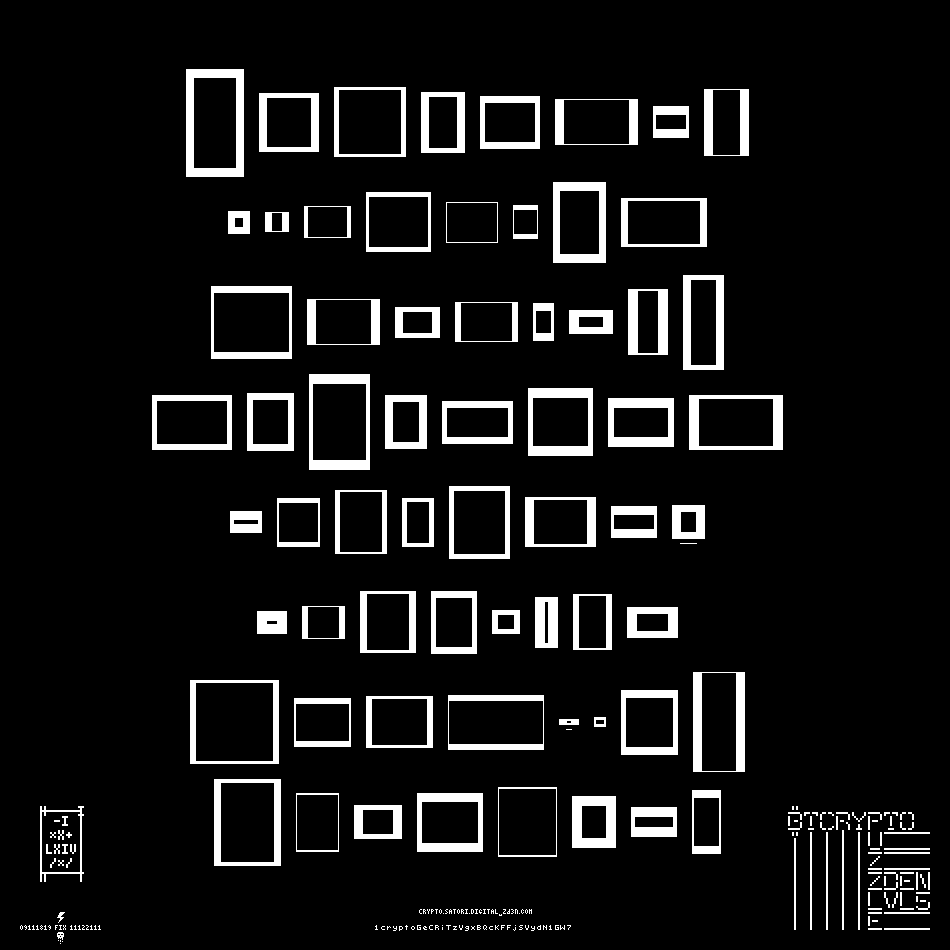
%> input picture Analysis/crypto5fix.png, 950 x 950 px
$ octave crack_pzl.m   (GNU Octave 9; MATLAB toolbox functions it lacks are replaced by stand-ins)
%> lines starting %> are read from the running program, lines starting %| are printed output that depends on the picture; in (x1, y1, x2, y2) boxes, pixels count from 0 and x2, y2 are one past the last pixel; in counts of white or black regions, pixels touching at a corner belong together; the program's own positions count from 1
%% Clear all
clear all;
close all;
clc;

%% Load packages
pkg load statistics

%% Load and prepare the image "map"
    % Load the image
Img = imread('crypto5fix.png');
%> Img is the input picture: size 950x950x3 uint8; 7.8% white; 246 white regions (111 under 20 px), largest, box (x1, y1, x2, y2) and area: (186, 69, 244, 177) 2484, (693, 672, 745, 772) 1868, (553, 182, 606, 263) 1836
    % All thrre RGB channels are identical here (1 or 0 value)
    % take only 1 to work with
data = Img(:,:,1);

    % Delete the non-rectangle data
data(780:950,1:140)=0;
data(780:950,770:950)=0;
data(890:950,1:950)=0;
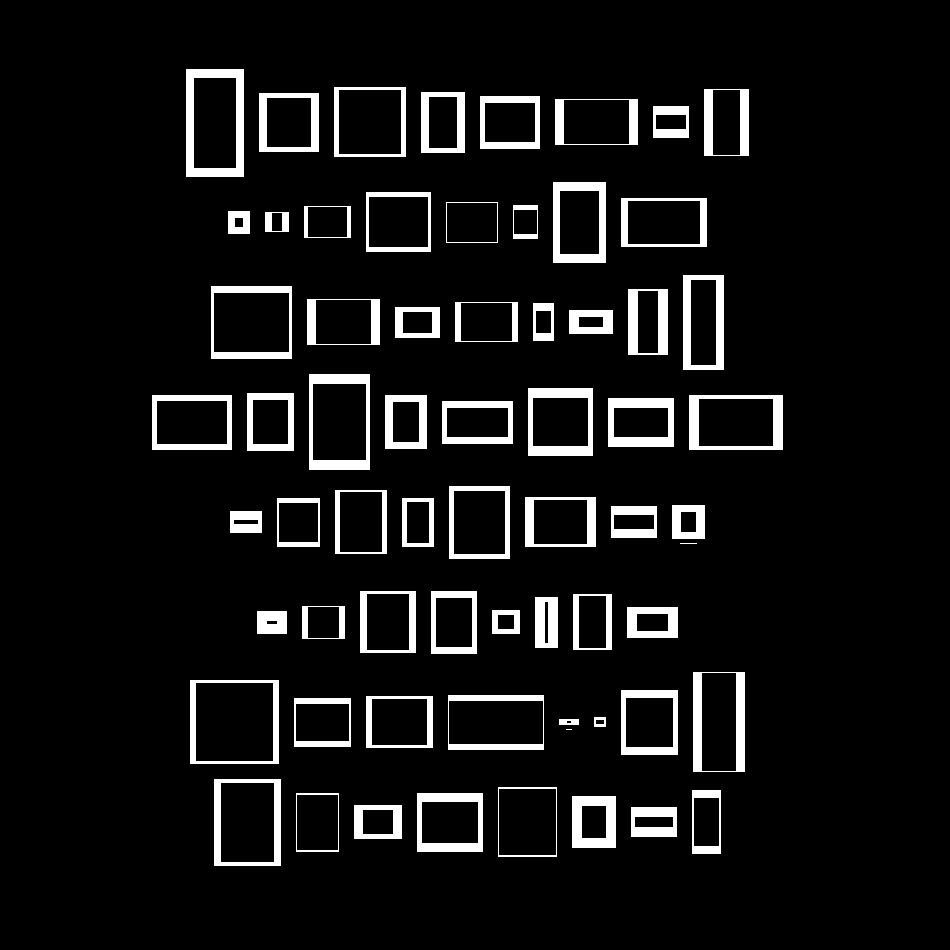
%> data: size 950x950 uint8; 7.3% white; 66 white regions (2 under 20 px), largest, box (x1, y1, x2, y2) and area: (186, 69, 244, 177) 2484, (693, 672, 745, 772) 1868, (553, 182, 606, 263) 1836

    % honestly dont know exactly why the original type of "data" taste bad
    % for octave fucntions, but anyway - get the octave what it like
data = real(data);

%% Evaluate the rectangles coordinates and area

    % At first - get the list of coordinates for each rectangle "center
    % (Could be made through some tweaked clusterization, but
    % hardcoding here is faster and simpler - k-means with L2 and L1 failed
    % anyway)
%        % Take coordinates of all non-zero points for cluster analysis
%[x_vect, y_vect] = ind2sub([size(data,1), size(data,2)],  find(data==1));
%[idx, centers] = kmeans([x_vect, y_vect], 64, 'Distance', 'hamming');

x_y = [125, 215;...
       125, 290;...
       125, 370;...
       125, 445;...
       125, 510;...
       125, 600;...
       123, 670;...
       125, 730;...

       223, 240;...
       223, 278;...
       223, 327;...
       223, 400;...
       223, 470;...
       223, 525;...
       223, 578;...
       223, 670;...

       322, 247;...
       322, 335;...
       322, 416;...
       322, 489;...
       322, 543;...
       322, 590;...
       322, 650;...
       322, 704;...

       420, 192;...
       420, 273;...
       420, 342;...
       420, 403;...
       420, 477;...
       420, 562;...
       420, 640;...
       420, 738;...

       522, 245;...
       522, 299;...
       522, 362;...
       522, 417;...
       522, 478;...
       522, 564;...
       522, 632;...
       522, 691;...

       623, 274;...
       623, 324;...
       623, 386;...
       623, 454;...
       623, 507;...
       623, 547;...
       623, 588;...
       623, 650;...

       720, 230;...
       720, 323;...
       720, 397;...
       720, 490;...
       722, 570;...
       722, 602;...
       722, 642;...
       722, 718;...

       822, 243;...
       822, 320;...
       822, 380;...
       822, 450;...
       822, 523;...
       822, 591;...
       822, 648;...
       822, 703 ];

fig1 = imagesc(data);
hold on
scatter(x_y(:,2), x_y(:,1));
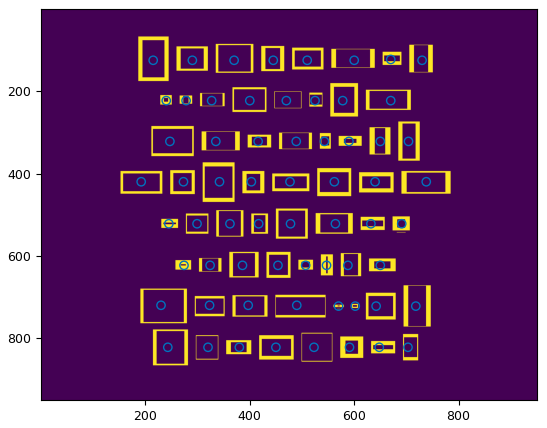
%> figure redrawn from the program's plot data

    % Then get coordinates of rectangles
        % x-coordinates
for sqr_idx = 1:64
    xi_1 = find((data(x_y(sqr_idx, 1), 1:end) ==1) .* ( (1:size(data, 2)) < x_y(sqr_idx, 2)), 1, 'last');
    xi_2 = find((data(x_y(sqr_idx, 1), 1:end) ==1) .* ( (1:size(data, 2)) >= x_y(sqr_idx, 2)), 1, 'first');

%> (the run ends here)
